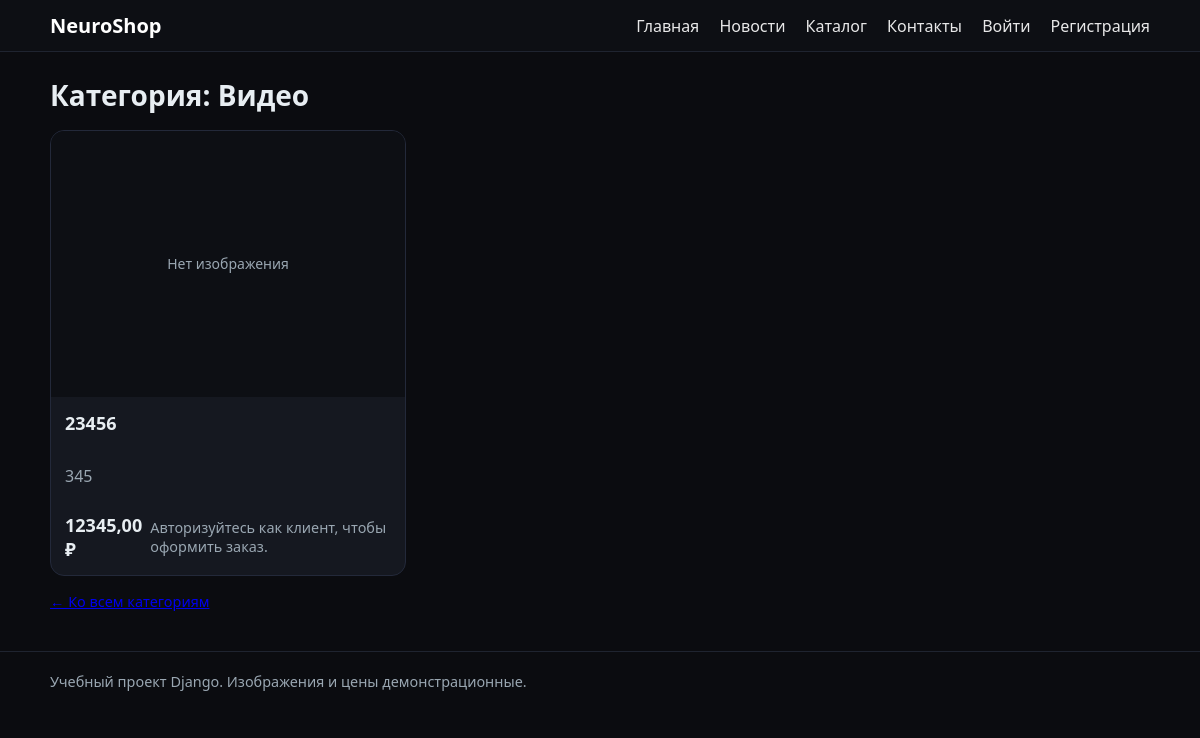
/catalog/video/, run on the app's committed database.
### store/models.py (models this page shows, shortened)
class Category(models.Model):
    name = models.CharField("Название категории", max_length=200)
    slug = models.SlugField("Слаг", unique=True)
    class Meta:
        ordering = ["name"]
        verbose_name = "Категория"
        verbose_name_plural = "Категории"

class Product(models.Model):
    category = models.ForeignKey(
        Category,
        verbose_name="Категория",
        on_delete=models.CASCADE,
        related_name="products",
        null=True,
        blank=True,
    )
    name = models.CharField("Название", max_length=200)
    slug = models.SlugField("Слаг", unique=True)
    price = models.DecimalField("Цена", max_digits=10, decimal_places=2)
    image = models.ImageField(
        "Изображение", upload_to="products/", blank=True, null=True
    )
    description = models.TextField("Описание", blank=True)
    class Meta:
        ordering = ["name"]
        verbose_name = "Товар"
        verbose_name_plural = "Товары"

### store/views.py (the view)
# urls.py: path("catalog/<slug:category_slug>/", views.category_detail, name="category_detail"),
def category_detail(request, category_slug: str):
    category = get_object_or_404(Category, slug=category_slug)
    products = category.products.all()
    return render(
        request,
        "store/category_detail.html",
        {"category": category, "products": products},
    )

### store/cart.py (called while the page is built)
    def total_qty(self):
        if not self.cart_obj:
            return 0
        return sum(item.qty for item in self.cart_obj.items.all())

    def total_price(self):
        if not self.cart_obj:
            return Decimal("0.00")
        return sum(item.subtotal for item in self.cart_obj.items.all())

### store/context_processors.py (called while the page is built)
def cart_summary(request):
    cart = Cart(request)
    return {
        "cart_total_qty": cart.total_qty(),
        "cart_total_price": cart.total_price(),
    }

### templates/store/category_detail.html (shortened to what this page needs)
{% extends "base.html" %}
{% block content %}
<h1>Категория: {{ category.name }}</h1>
{% if products %}
  <div class="grid-3">
    {% for p in products %}
      <div class="card">
        <div class="thumb">
          {% if p.image %}
            <img src="{{ p.image.url }}" alt="{{ p.name }}">
          {% else %}
            <div class="noimg">Нет изображения</div>
          {% endif %}
        </div>
        <div class="card-body">
          <h3 class="card-title">{{ p.name }}</h3>
          <p class="muted">{{ p.description|default:"" }}</p>
          <div class="price-row">
            <div class="price">{{ p.price }} ₽</div>
            {% if user.is_authenticated and not user.is_staff and not user.is_superuser %}
              <form method="post" action="{% url 'store:cart_add' p.id %}">
                {% csrf_token %}
                <input type="number" name="qty" value="1" min="1" class="qty">
                <button type="submit" class="btn">В корзину</button>
              </form>
            {% else %}
              <span class="small muted">Авторизуйтесь как клиент, чтобы оформить заказ.</span>
            {% endif %}
          </div>
        </div>
      </div>
    {% endfor %}
  </div>
{% else %}
  <p>В этой категории пока нет товаров.</p>
{% endif %}
<p class="small" style="margin-top:16px;">
  <a href="{% url 'store:category_list' %}">← Ко всем категориям</a>
</p>
{% endblock %}

### static/store/styles.css (style rules this page uses)
:root { --bg:#0b0c10; --card:#151820; --text:#e8eef2; --mute:#9aa7b2; --acc:#4aa3ff; --danger:#e83d3d; }
* { box-sizing: border-box; }
body { margin:0; font-family:system-ui,Segoe UI,Roboto,Arial; background:var(--bg); color:var(--text); }
.small { font-size:.9rem; }
h1 { margin:24px 0 16px; font-size:28px; }
.muted { color:var(--mute); }
.grid-3 { display:grid; grid-template-columns: repeat(3, 1fr); gap:16px; }
.card { background:var(--card); border:1px solid #23293a; border-radius:14px; overflow:hidden; display:flex; flex-direction:column; }
.thumb { aspect-ratio: 4/3; background:#0d0f14; display:flex; align-items:center; justify-content:center; }
.noimg { color:var(--mute); font-size:14px; }
.card-body { padding:14px; display:flex; flex-direction:column; gap:10px; }
.card-title { margin:0 0 4px; font-size:18px; }
.price-row { display:flex; align-items:center; justify-content:space-between; gap:8px; }
.price { font-weight:700; font-size:18px; }

### data on the page
Category: name "Видео"
Product: image "Нет изображения", name "23456", description "345", price "12345,00"
